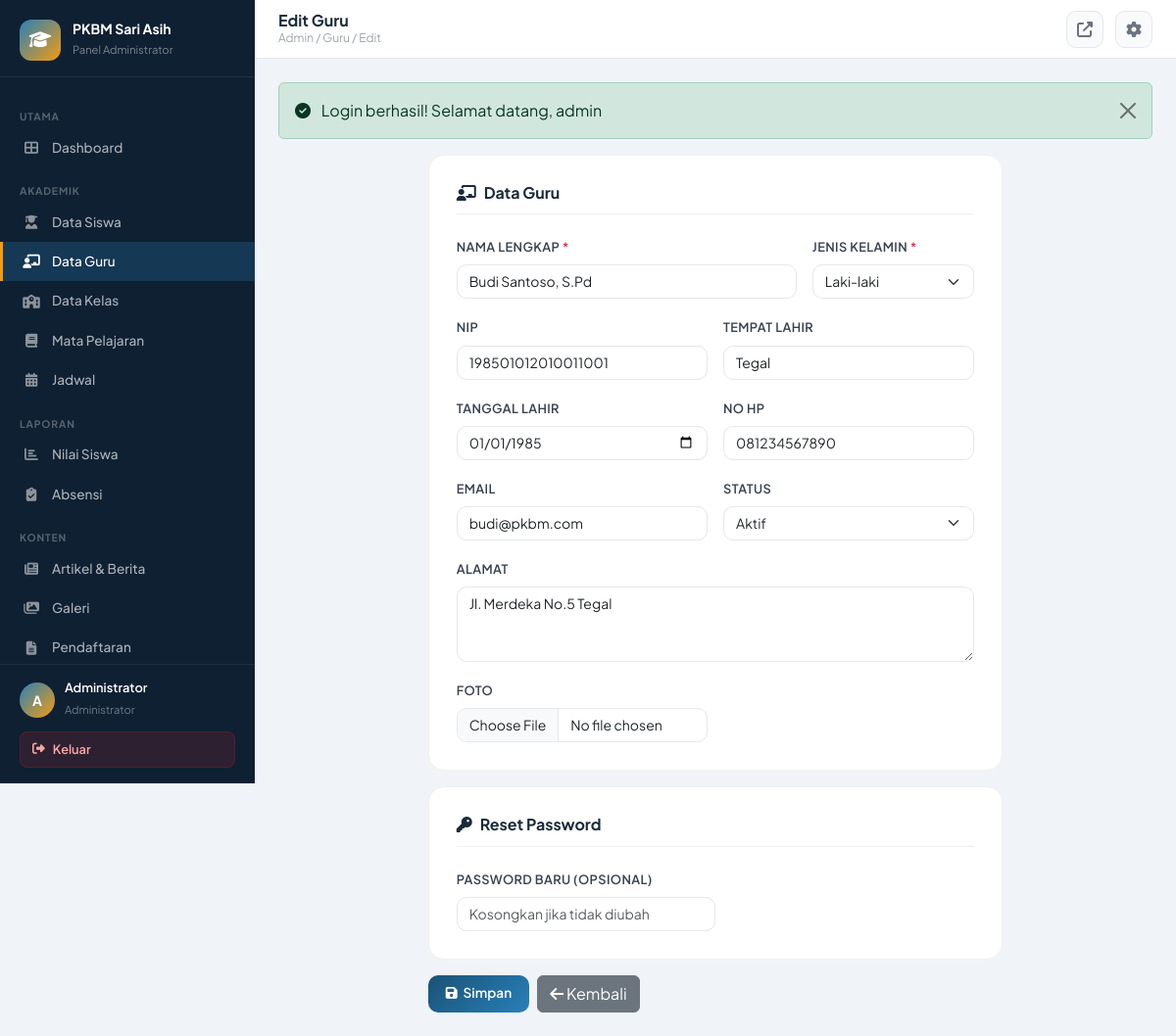
/index.php?page=admin_guru&action=edit&id=1 (signed in), run on the app's committed database.
### tables this page shows
CREATE TABLE `guru` (
  `id` int NOT NULL,
  `user_id` int DEFAULT NULL,
  `nip` varchar(20) DEFAULT NULL,
  `nama_lengkap` varchar(100) NOT NULL,
  `jenis_kelamin` enum('L','P') NOT NULL,
  `tempat_lahir` varchar(50) DEFAULT NULL,
  `tanggal_lahir` date DEFAULT NULL,
  `alamat` text,
  `no_hp` varchar(15) DEFAULT NULL,
  `email` varchar(100) DEFAULT NULL,
  `foto` varchar(255) DEFAULT NULL,
  `status` enum('aktif','nonaktif') DEFAULT 'aktif',
  `created_at` timestamp NULL DEFAULT CURRENT_TIMESTAMP
);

### app/controllers/admin/GuruController.php (called while the page is built, shortened)
<?php
require_once __DIR__ . '/../../../config/app.php';
class GuruController {
    private $db;
    public function __construct() { $this->db = Database::getInstance(); }
    public function edit() {
        $id = (int)($_GET['id'] ?? 0);
        $guru = $this->db->fetchOne("SELECT g.*, u.username FROM guru g LEFT JOIN users u ON g.user_id=u.id WHERE g.id=?", [$id]);
        require_once __DIR__ . '/../../views/admin/guru/form.php';
    }
}

### app/views/admin/guru/form.php (the view, shortened to what this page needs)
<?php require_once __DIR__.'/../../layouts/admin_header.php';
$isEdit = isset($guru);
?>
<div class="row justify-content-center">
    <div class="col-xl-8">
        <form method="POST" action="<?=APP_URL?>/index.php?page=admin_guru&action=<?=$isEdit?'update':'store'?>" enctype="multipart/form-data">
            <div class="form-section">
                <h5><i class="fas fa-chalkboard-teacher me-2"></i>Data Guru</h5>
                <div class="row g-3">
                    <div class="col-md-8">
                        <label class="form-label">Nama Lengkap <span class="text-danger">*</span></label>
                        <input type="text" name="nama_lengkap" class="form-control" value="<?=htmlspecialchars($guru['nama_lengkap']??'')?>" required>
                    </div>
                    <div class="col-md-4">
                        <label class="form-label">Jenis Kelamin <span class="text-danger">*</span></label>
                        <select name="jenis_kelamin" class="form-select" required>
                            <option value="L" <?=($guru['jenis_kelamin']??'')==='L'?'selected':''?>>Laki-laki</option>
                        </select>
                    </div>
                    <div class="col-md-6">
                        <label class="form-label">NIP</label>
                        <input type="text" name="nip" class="form-control" value="<?=htmlspecialchars($guru['nip']??'')?>">
                    </div>
                    <div class="col-md-6">
                        <label class="form-label">Tempat Lahir</label>
                        <input type="text" name="tempat_lahir" class="form-control" value="<?=htmlspecialchars($guru['tempat_lahir']??'')?>">
                    </div>
                    <div class="col-md-6">
                        <label class="form-label">Tanggal Lahir</label>
                        <input type="date" name="tanggal_lahir" class="form-control" value="<?=$guru['tanggal_lahir']??''?>">
                    </div>
                    <div class="col-md-6">
                        <label class="form-label">No HP</label>
                        <input type="text" name="no_hp" class="form-control" value="<?=htmlspecialchars($guru['no_hp']??'')?>">
                    </div>
                    <div class="col-md-6">
                        <label class="form-label">Email</label>
                        <input type="email" name="email" class="form-control" value="<?=htmlspecialchars($guru['email']??'')?>">
                    </div>
                    <div class="col-md-6">
                        <label class="form-label">Status</label>
                        <select name="status" class="form-select">
                            <option value="aktif" <?=($guru['status']??'aktif')==='aktif'?'selected':''?>>Aktif</option>
                        </select>
                    </div>
                    <div class="col-12">
                        <label class="form-label">Alamat</label>
                        <textarea name="alamat" class="form-control" rows="3"><?=htmlspecialchars($guru['alamat']??'')?></textarea>
                    </div>
                    <div class="col-md-6">
                        <label class="form-label">Foto</label>
                        <input type="file" name="foto" class="form-control" accept="image/*">
                    </div>
                </div>
            </div>
            <div class="form-section mt-3">
                <h5><i class="fas fa-key me-2"></i><?=$isEdit?'Reset Password':'Akun Login'?></h5>
                <div class="col-md-6">
                    <label class="form-label">Password <?=$isEdit?'Baru (opsional)':''?></label>
                    <input type="password" name="<?=$isEdit?'password_baru':'password'?>" class="form-control" placeholder="<?=$isEdit?'Kosongkan jika tidak diubah':'Default: guru123'?>">
                </div>
            </div>
            <div class="d-flex gap-2 mt-3">
                <button type="submit" class="btn-primary-custom"><i class="fas fa-save"></i> <?=$isEdit?'Simpan':'Tambah Guru'?></button>
                <a href="<?=APP_URL?>/index.php?page=admin_guru" class="btn btn-secondary"><i class="fas fa-arrow-left"></i> Kembali</a>
            </div>
        </form>
    </div>
</div>
<?php require_once __DIR__.'/../../layouts/admin_footer.php';?>

### app/views/layouts/admin_header.php (style rules this page uses)
:root { --sidebar-w: 260px; --primary: #1a5276; --primary-light: #2980b9; --primary-dark: #0d2137; --accent: #f39c12; --sidebar-bg: #0f2033; --sidebar-hover: rgba(41,128,185,0.15); --sidebar-active: rgba(41,128,185,0.25); --topbar-h: 60px; --font: 'Plus Jakarta Sans', sans-serif; }
* { box-sizing: border-box; }
body { font-family: var(--font); background: #f0f4f8; margin: 0; }
.btn-primary-custom { background: linear-gradient(135deg, var(--primary), var(--primary-light)); color: white; border: none; padding: 8px 18px; border-radius: 10px; font-size: 0.85rem; font-weight: 600; font-family: var(--font); cursor: pointer; text-decoration: none; display: inline-flex; align-items: center; gap: 6px; transition: all 0.2s; }
.form-section { background: white; border-radius: 16px; padding: 28px; border: 1px solid #f0f0f0; }
.form-section h5 { font-size: 1rem; font-weight: 700; color: #1a2a3a; margin-bottom: 20px; padding-bottom: 12px; border-bottom: 1px solid #f0f0f0; }
.form-label { font-size: 0.8rem; font-weight: 600; color: #374151; text-transform: uppercase; letter-spacing: 0.03em; }
.form-control, .form-select { font-family: var(--font); font-size: 0.875rem; border-radius: 10px; border-color: #e5e7eb; }

### data on the page
guru: nama_lengkap "Budi Santoso, S.Pd", jenis_kelamin "Laki-laki", nip "198501012010011001", tempat_lahir "Tegal", tanggal_lahir "01/01/1985", no_hp "081234567890", email "budi@pkbm.com", status "Aktif", alamat "Jl. Merdeka No.5 Tegal"

### other printed values
substr($_SESSION['username'] ?? 'A', 0, 1) "A"
$_SESSION['nama_lengkap'] "Administrator"
$pageTitle "Edit Guru"
$breadcrumb "Admin / Guru / Edit"
$message "Login berhasil! Selamat datang, admin"
